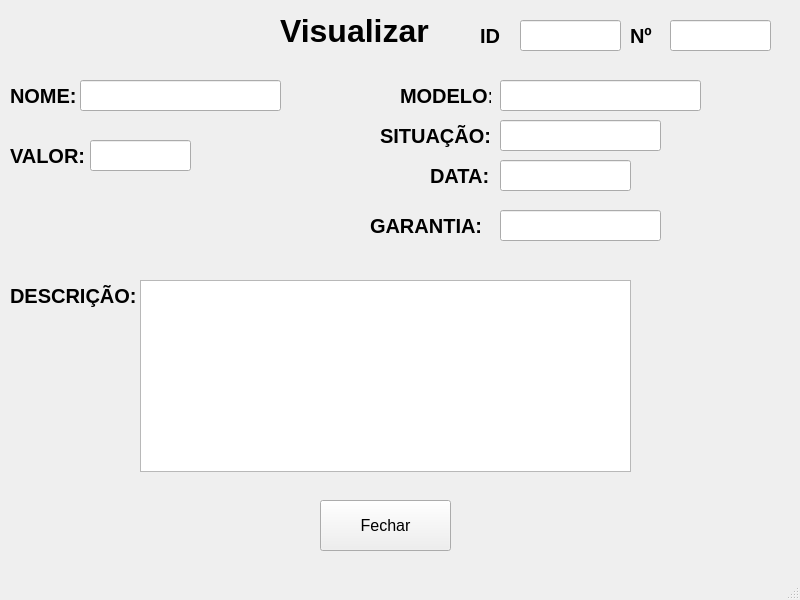
<?xml version="1.0" encoding="UTF-8"?>
<ui version="4.0">
 <class>MainWindow</class>
 <widget class="QMainWindow" name="MainWindow">
  <property name="geometry">
   <rect>
    <x>0</x>
    <y>0</y>
    <width>800</width>
    <height>600</height>
   </rect>
  </property>
  <property name="windowTitle">
   <string>Visualizar</string>
  </property>
  <widget class="QWidget" name="centralwidget">
   <widget class="QPushButton" name="pushButton">
    <property name="geometry">
     <rect>
      <x>320</x>
      <y>500</y>
      <width>131</width>
      <height>51</height>
     </rect>
    </property>
    <property name="font">
     <font>
      <pointsize>12</pointsize>
     </font>
    </property>
    <property name="text">
     <string>Fechar</string>
    </property>
   </widget>
   <widget class="QLabel" name="label_2">
    <property name="geometry">
     <rect>
      <x>480</x>
      <y>20</y>
      <width>31</width>
      <height>31</height>
     </rect>
    </property>
    <property name="font">
     <font>
      <pointsize>15</pointsize>
      <weight>75</weight>
      <bold>true</bold>
     </font>
    </property>
    <property name="text">
     <string>ID</string>
    </property>
   </widget>
   <widget class="QLabel" name="label_3">
    <property name="geometry">
     <rect>
      <x>10</x>
      <y>80</y>
      <width>71</width>
      <height>31</height>
     </rect>
    </property>
    <property name="font">
     <font>
      <pointsize>15</pointsize>
      <weight>75</weight>
      <bold>true</bold>
     </font>
    </property>
    <property name="text">
     <string>NOME:</string>
    </property>
   </widget>
   <widget class="QLabel" name="label_4">
    <property name="geometry">
     <rect>
      <x>400</x>
      <y>80</y>
      <width>91</width>
      <height>31</height>
     </rect>
    </property>
    <property name="font">
     <font>
      <pointsize>15</pointsize>
      <weight>75</weight>
      <bold>true</bold>
     </font>
    </property>
    <property name="text">
     <string>MODELO:</string>
    </property>
   </widget>
   <widget class="QLabel" name="label_5">
    <property name="geometry">
     <rect>
      <x>10</x>
      <y>280</y>
      <width>131</width>
      <height>31</height>
     </rect>
    </property>
    <property name="font">
     <font>
      <pointsize>15</pointsize>
      <weight>75</weight>
      <bold>true</bold>
     </font>
    </property>
    <property name="text">
     <string>DESCRIÇÃO:</string>
    </property>
   </widget>
   <widget class="QLabel" name="label_6">
    <property name="geometry">
     <rect>
      <x>10</x>
      <y>140</y>
      <width>81</width>
      <height>31</height>
     </rect>
    </property>
    <property name="font">
     <font>
      <pointsize>15</pointsize>
      <weight>75</weight>
      <bold>true</bold>
     </font>
    </property>
    <property name="text">
     <string>VALOR:</string>
    </property>
   </widget>
   <widget class="QLabel" name="label_7">
    <property name="geometry">
     <rect>
      <x>380</x>
      <y>120</y>
      <width>111</width>
      <height>31</height>
     </rect>
    </property>
    <property name="font">
     <font>
      <pointsize>15</pointsize>
      <weight>75</weight>
      <bold>true</bold>
     </font>
    </property>
    <property name="text">
     <string>SITUAÇÃO:</string>
    </property>
   </widget>
   <widget class="QLabel" name="label_8">
    <property name="geometry">
     <rect>
      <x>630</x>
      <y>20</y>
      <width>31</width>
      <height>31</height>
     </rect>
    </property>
    <property name="font">
     <font>
      <pointsize>15</pointsize>
      <weight>75</weight>
      <bold>true</bold>
     </font>
    </property>
    <property name="text">
     <string>Nº</string>
    </property>
   </widget>
   <widget class="QLineEdit" name="lineEdit">
    <property name="geometry">
     <rect>
      <x>520</x>
      <y>20</y>
      <width>101</width>
      <height>31</height>
     </rect>
    </property>
    <property name="font">
     <font>
      <pointsize>11</pointsize>
     </font>
    </property>
    <property name="text">
     <string/>
    </property>
    <property name="readOnly">
     <bool>true</bool>
    </property>
   </widget>
   <widget class="QLineEdit" name="lineEdit_2">
    <property name="geometry">
     <rect>
      <x>670</x>
      <y>20</y>
      <width>101</width>
      <height>31</height>
     </rect>
    </property>
    <property name="font">
     <font>
      <pointsize>11</pointsize>
     </font>
    </property>
    <property name="readOnly">
     <bool>true</bool>
    </property>
   </widget>
   <widget class="QLineEdit" name="lineEdit_3">
    <property name="geometry">
     <rect>
      <x>80</x>
      <y>80</y>
      <width>201</width>
      <height>31</height>
     </rect>
    </property>
    <property name="font">
     <font>
      <pointsize>10</pointsize>
     </font>
    </property>
    <property name="text">
     <string/>
    </property>
    <property name="readOnly">
     <bool>true</bool>
    </property>
   </widget>
   <widget class="QLabel" name="label_9">
    <property name="geometry">
     <rect>
      <x>430</x>
      <y>160</y>
      <width>61</width>
      <height>31</height>
     </rect>
    </property>
    <property name="font">
     <font>
      <pointsize>15</pointsize>
      <weight>75</weight>
      <bold>true</bold>
     </font>
    </property>
    <property name="text">
     <string>DATA:</string>
    </property>
   </widget>
   <widget class="QLineEdit" name="lineEdit_4">
    <property name="geometry">
     <rect>
      <x>500</x>
      <y>80</y>
      <width>201</width>
      <height>31</height>
     </rect>
    </property>
    <property name="font">
     <font>
      <pointsize>10</pointsize>
     </font>
    </property>
    <property name="text">
     <string/>
    </property>
    <property name="readOnly">
     <bool>true</bool>
    </property>
   </widget>
   <widget class="QLineEdit" name="lineEdit_5">
    <property name="geometry">
     <rect>
      <x>90</x>
      <y>140</y>
      <width>101</width>
      <height>31</height>
     </rect>
    </property>
    <property name="font">
     <font>
      <pointsize>11</pointsize>
     </font>
    </property>
    <property name="text">
     <string/>
    </property>
    <property name="readOnly">
     <bool>true</bool>
    </property>
   </widget>
   <widget class="QLineEdit" name="lineEdit_6">
    <property name="geometry">
     <rect>
      <x>500</x>
      <y>120</y>
      <width>161</width>
      <height>31</height>
     </rect>
    </property>
    <property name="font">
     <font>
      <pointsize>10</pointsize>
     </font>
    </property>
    <property name="text">
     <string/>
    </property>
    <property name="readOnly">
     <bool>true</bool>
    </property>
   </widget>
   <widget class="QTextBrowser" name="textBrowser">
    <property name="geometry">
     <rect>
      <x>140</x>
      <y>280</y>
      <width>491</width>
      <height>192</height>
     </rect>
    </property>
    <property name="font">
     <font>
      <pointsize>9</pointsize>
     </font>
    </property>
   </widget>
   <widget class="QLineEdit" name="lineEdit_7">
    <property name="geometry">
     <rect>
      <x>500</x>
      <y>210</y>
      <width>161</width>
      <height>31</height>
     </rect>
    </property>
    <property name="font">
     <font>
      <pointsize>10</pointsize>
     </font>
    </property>
    <property name="text">
     <string/>
    </property>
    <property name="readOnly">
     <bool>true</bool>
    </property>
   </widget>
   <widget class="QLabel" name="label_10">
    <property name="geometry">
     <rect>
      <x>370</x>
      <y>210</y>
      <width>121</width>
      <height>31</height>
     </rect>
    </property>
    <property name="font">
     <font>
      <pointsize>15</pointsize>
      <weight>75</weight>
      <bold>true</bold>
     </font>
    </property>
    <property name="text">
     <string>GARANTIA:</string>
    </property>
   </widget>
   <widget class="QLineEdit" name="lineEdit_8">
    <property name="geometry">
     <rect>
      <x>500</x>
      <y>160</y>
      <width>131</width>
      <height>31</height>
     </rect>
    </property>
    <property name="font">
     <font>
      <pointsize>10</pointsize>
     </font>
    </property>
    <property name="text">
     <string/>
    </property>
    <property name="readOnly">
     <bool>true</bool>
    </property>
   </widget>
   <widget class="QLabel" name="label">
    <property name="geometry">
     <rect>
      <x>280</x>
      <y>10</y>
      <width>161</width>
      <height>41</height>
     </rect>
    </property>
    <property name="font">
     <font>
      <pointsize>24</pointsize>
      <weight>75</weight>
      <bold>true</bold>
     </font>
    </property>
    <property name="text">
     <string>Visualizar</string>
    </property>
   </widget>
  </widget>
  <widget class="QMenuBar" name="menubar">
   <property name="geometry">
    <rect>
     <x>0</x>
     <y>0</y>
     <width>800</width>
     <height>21</height>
    </rect>
   </property>
  </widget>
  <widget class="QStatusBar" name="statusbar"/>
 </widget>
 <resources/>
 <connections/>
</ui>
